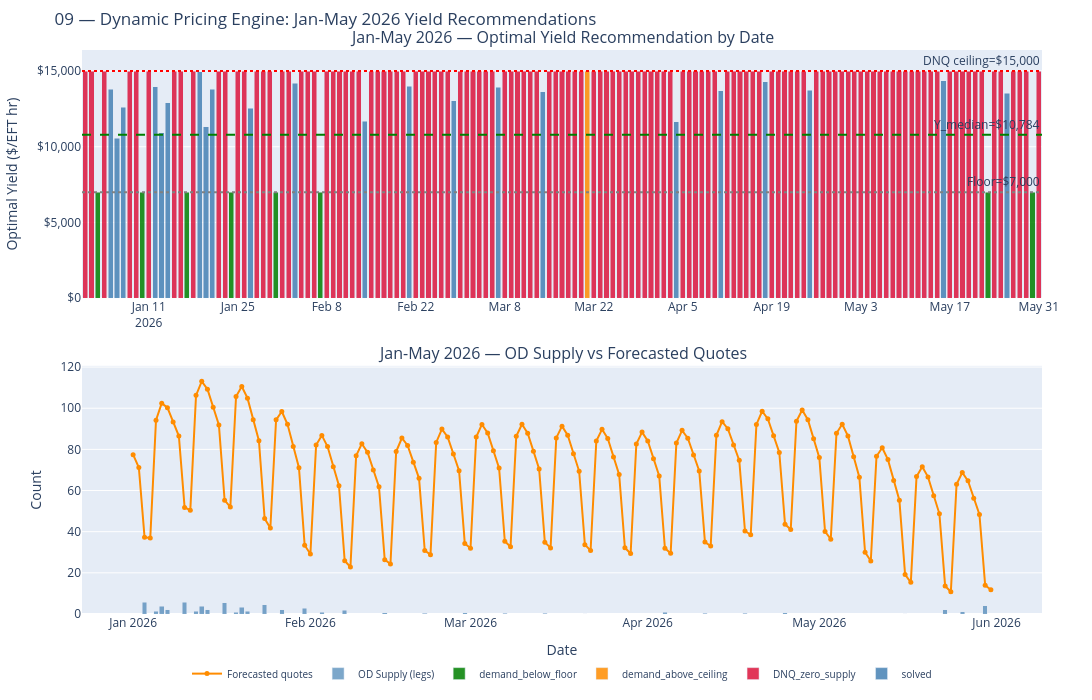

This figure's notebook cell:
### Code cell
df_plot = df_results.to_pandas()
df_plot["date"] = pd.to_datetime(df_plot["date"])

fig = make_subplots(
    rows=2, cols=1,
    subplot_titles=[
        "Jan-May 2026 — Optimal Yield Recommendation by Date",
        "Jan-May 2026 — OD Supply vs Forecasted Quotes"
    ],
    vertical_spacing=0.12
)

# ── Colour-code by solver status ──────────────────────────────────────────
color_map = {
    "solved"              : "steelblue",
    "DNQ_zero_supply"     : "crimson",
    "demand_above_ceiling": "darkorange",
    "demand_below_floor"  : "green"
}

for status, colour in color_map.items():
    mask = df_plot["solver_status"] == status
    if mask.sum() == 0:
        continue
    fig.add_trace(go.Bar(
        x=df_plot.loc[mask, "date"],
        y=df_plot.loc[mask, "optimal_yield"],
        name=status,
        marker_color=colour,
        opacity=0.85
    ), row=1, col=1)

# Reference lines on yield panel
fig.add_hline(y=Y_MEDIAN,      line_dash="dash", line_color="green",
              annotation_text=f"Y_median=${Y_MEDIAN:,}", row=1, col=1)
fig.add_hline(y=YIELD_CEILING, line_dash="dot",  line_color="red",
              annotation_text=f"DNQ ceiling=${YIELD_CEILING:,}", row=1, col=1)
fig.add_hline(y=YIELD_FLOOR,   line_dash="dot",  line_color="grey",
              annotation_text=f"Floor=${YIELD_FLOOR:,}", row=1, col=1)

# ── Supply vs quotes panel ────────────────────────────────────────────────
fig.add_trace(go.Bar(
    x=df_plot["date"], y=df_plot["od_supply"],
    name="OD Supply (legs)", marker_color="steelblue", opacity=0.7
), row=2, col=1)

fig.add_trace(go.Scatter(
    x=df_plot["date"], y=df_plot["forecasted_quotes"],
    mode="lines+markers", name="Forecasted quotes",
    line=dict(color="darkorange", width=2), marker=dict(size=5)
), row=2, col=1)

fig.update_layout(
    width=1200, height=700,
    title="09 — Dynamic Pricing Engine: Jan-May 2026 Yield Recommendations",
    barmode="stack",
    legend=dict(orientation="h", x=0.5, xanchor="center",
                y=-0.08, font=dict(size=10)),
    margin=dict(l=50, r=50, t=50, b=50)
)
fig.update_yaxes(title_text="Optimal Yield ($/EFT hr)", tickformat="$,.0f", row=1, col=1)
fig.update_yaxes(title_text="Count", row=2, col=1)
fig.update_xaxes(title_text="Date", row=2, col=1)

fig.show()
fig.write_html("./09_solver.html")
print("Saved → ./09_solver.html")

### Figure 1 — Plotly figure (JSON) as saved in the notebook; plotly's stock layout.template omitted (floating-point values rounded to 4 significant figures; data arrays with more than 128 entries replaced by an {"elided": "..."} marker saying what was removed)
{"data": [{"marker": {"color": "steelblue"}, "name": "solved", "opacity": 0.85, "type": "bar", "x": ["2026-01-05T00:00:00.000", "2026-01-06T00:00:00.000", "2026-01-07T00:00:00.000", "2026-01-12T00:00:00.000", "2026-01-13T00:00:00.000", "2026-01-14T00:00:00.000", "2026-01-19T00:00:00.000", "2026-01-20T00:00:00.000", "2026-01-21T00:00:00.000", "2026-01-27T00:00:00.000", "2026-02-03T00:00:00.000", "2026-02-14T00:00:00.000", "2026-02-21T00:00:00.000", "2026-02-28T00:00:00.000", "2026-03-07T00:00:00.000", "2026-03-14T00:00:00.000", "2026-04-04T00:00:00.000", "2026-04-11T00:00:00.000", "2026-04-18T00:00:00.000", "2026-04-25T00:00:00.000", "2026-05-16T00:00:00.000", "2026-05-26T00:00:00.000"], "xaxis": "x", "y": [13800.0, 10570.0, 12590.0, 13970.0, 10910.0, 12890.0, 14940.0, 11320.0, 13790.0, 12530.0, 14200.0, 11690.0, 13980.0, 13050.0, 13940.0, 13650.0, 11660.0, 13700.0, 14290.0, 13730.0, 14340.0, 13530.0], "yaxis": "y"}, {"marker": {"color": "crimson"}, "name": "DNQ_zero_supply", "opacity": 0.85, "type": "bar", "x": ["2026-01-01T00:00:00.000", "2026-01-02T00:00:00.000", "2026-01-04T00:00:00.000", "2026-01-08T00:00:00.000", "2026-01-09T00:00:00.000", "2026-01-11T00:00:00.000", "2026-01-15T00:00:00.000", "2026-01-16T00:00:00.000", "2026-01-18T00:00:00.000", "2026-01-22T00:00:00.000", "2026-01-23T00:00:00.000", "2026-01-25T00:00:00.000", "2026-01-26T00:00:00.000", "2026-01-28T00:00:00.000", "2026-01-29T00:00:00.000", "2026-01-30T00:00:00.000", "2026-02-01T00:00:00.000", "2026-02-02T00:00:00.000", "2026-02-04T00:00:00.000", "2026-02-05T00:00:00.000", "2026-02-06T00:00:00.000", "2026-02-08T00:00:00.000", "2026-02-09T00:00:00.000", "2026-02-10T00:00:00.000", "2026-02-11T00:00:00.000", "2026-02-12T00:00:00.000", "2026-02-13T00:00:00.000", "2026-02-15T00:00:00.000", "2026-02-16T00:00:00.000", "2026-02-17T00:00:00.000", "2026-02-18T00:00:00.000", "2026-02-19T00:00:00.000", "2026-02-20T00:00:00.000", "2026-02-22T00:00:00.000", "2026-02-23T00:00:00.000", "2026-02-24T00:00:00.000", "2026-02-25T00:00:00.000", "2026-02-26T00:00:00.000", "2026-02-27T00:00:00.000", "2026-03-01T00:00:00.000", "2026-03-02T00:00:00.000", "2026-03-03T00:00:00.000", "2026-03-04T00:00:00.000", "2026-03-05T00:00:00.000", "2026-03-06T00:00:00.000", "2026-03-08T00:00:00.000", "2026-03-09T00:00:00.000", "2026-03-10T00:00:00.000", "2026-03-11T00:00:00.000", "2026-03-12T00:00:00.000", "2026-03-13T00:00:00.000", "2026-03-15T00:00:00.000", "2026-03-16T00:00:00.000", "2026-03-17T00:00:00.000", "2026-03-18T00:00:00.000", "2026-03-19T00:00:00.000", "2026-03-20T00:00:00.000", "2026-03-22T00:00:00.000", "2026-03-23T00:00:00.000", "2026-03-24T00:00:00.000", "2026-03-25T00:00:00.000", "2026-03-26T00:00:00.000", "2026-03-27T00:00:00.000", "2026-03-28T00:00:00.000", "2026-03-29T00:00:00.000", "2026-03-30T00:00:00.000", "2026-03-31T00:00:00.000", "2026-04-01T00:00:00.000", "2026-04-02T00:00:00.000", "2026-04-03T00:00:00.000", "2026-04-05T00:00:00.000", "2026-04-06T00:00:00.000", "2026-04-07T00:00:00.000", "2026-04-08T00:00:00.000", "2026-04-09T00:00:00.000", "2026-04-10T00:00:00.000", "2026-04-12T00:00:00.000", "2026-04-13T00:00:00.000", "2026-04-14T00:00:00.000", "2026-04-15T00:00:00.000", "2026-04-16T00:00:00.000", "2026-04-17T00:00:00.000", "2026-04-19T00:00:00.000", "2026-04-20T00:00:00.000", "2026-04-21T00:00:00.000", "2026-04-22T00:00:00.000", "2026-04-23T00:00:00.000", "2026-04-24T00:00:00.000", "2026-04-26T00:00:00.000", "2026-04-27T00:00:00.000", "2026-04-28T00:00:00.000", "2026-04-29T00:00:00.000", "2026-04-30T00:00:00.000", "2026-05-01T00:00:00.000", "2026-05-02T00:00:00.000", "2026-05-03T00:00:00.000", "2026-05-04T00:00:00.000", "2026-05-05T00:00:00.000", "2026-05-06T00:00:00.000", "2026-05-07T00:00:00.000", "2026-05-08T00:00:00.000", "2026-05-09T00:00:00.000", "2026-05-10T00:00:00.000", "2026-05-11T00:00:00.000", "2026-05-12T00:00:00.000", "2026-05-13T00:00:00.000", "2026-05-14T00:00:00.000", "2026-05-15T00:00:00.000", "2026-05-17T00:00:00.000", "2026-05-18T00:00:00.000", "2026-05-19T00:00:00.000", "2026-05-20T00:00:00.000", "2026-05-21T00:00:00.000", "2026-05-22T00:00:00.000", "2026-05-24T00:00:00.000", "2026-05-25T00:00:00.000", "2026-05-27T00:00:00.000", "2026-05-28T00:00:00.000", "2026-05-29T00:00:00.000", "2026-05-31T00:00:00.000"], "xaxis": "x", "y": [15000.0, 15000.0, 15000.0, 15000.0, 15000.0, 15000.0, 15000.0, 15000.0, 15000.0, 15000.0, 15000.0, 15000.0, 15000.0, 15000.0, 15000.0, 15000.0, 15000.0, 15000.0, 15000.0, 15000.0, 15000.0, 15000.0, 15000.0, 15000.0, 15000.0, 15000.0, 15000.0, 15000.0, 15000.0, 15000.0, 15000.0, 15000.0, 15000.0, 15000.0, 15000.0, 15000.0, 15000.0, 15000.0, 15000.0, 15000.0, 15000.0, 15000.0, 15000.0, 15000.0, 15000.0, 15000.0, 15000.0, 15000.0, 15000.0, 15000.0, 15000.0, 15000.0, 15000.0, 15000.0, 15000.0, 15000.0, 15000.0, 15000.0, 15000.0, 15000.0, 15000.0, 15000.0, 15000.0, 15000.0, 15000.0, 15000.0, 15000.0, 15000.0, 15000.0, 15000.0, 15000.0, 15000.0, 15000.0, 15000.0, 15000.0, 15000.0, 15000.0, 15000.0, 15000.0, 15000.0, 15000.0, 15000.0, 15000.0, 15000.0, 15000.0, 15000.0, 15000.0, 15000.0, 15000.0, 15000.0, 15000.0, 15000.0, 15000.0, 15000.0, 15000.0, 15000.0, 15000.0, 15000.0, 15000.0, 15000.0, 15000.0, 15000.0, 15000.0, 15000.0, 15000.0, 15000.0, 15000.0, 15000.0, 15000.0, 15000.0, 15000.0, 15000.0, 15000.0, 15000.0, 15000.0, 15000.0, 15000.0, 15000.0, 15000.0, 15000.0], "yaxis": "y"}, {"marker": {"color": "darkorange"}, "name": "demand_above_ceiling", "opacity": 0.85, "type": "bar", "x": ["2026-03-21T00:00:00.000"], "xaxis": "x", "y": [15000.0], "yaxis": "y"}, {"marker": {"color": "green"}, "name": "demand_below_floor", "opacity": 0.85, "type": "bar", "x": ["2026-01-03T00:00:00.000", "2026-01-10T00:00:00.000", "2026-01-17T00:00:00.000", "2026-01-24T00:00:00.000", "2026-01-31T00:00:00.000", "2026-02-07T00:00:00.000", "2026-05-23T00:00:00.000", "2026-05-30T00:00:00.000"], "xaxis": "x", "y": [7000.0, 7000.0, 7000.0, 7000.0, 7000.0, 7000.0, 7000.0, 7000.0], "yaxis": "y"}, {"marker": {"color": "steelblue"}, "name": "OD Supply (legs)", "opacity": 0.7, "type": "bar", "x": {"elided": "151 str values"}, "xaxis": "x2", "y": {"elided": "151 float values"}, "yaxis": "y2"}, {"line": {"color": "darkorange", "width": 2}, "marker": {"size": 5}, "mode": "lines+markers", "name": "Forecasted quotes", "type": "scatter", "x": {"elided": "151 str values"}, "xaxis": "x2", "y": {"elided": "151 float values"}, "yaxis": "y2"}], "layout": {"annotations": [{"font": {"size": 16}, "showarrow": false, "text": "Jan-May 2026 — Optimal Yield Recommendation by Date", "x": 0.5, "xanchor": "center", "xref": "paper", "y": 1, "yanchor": "bottom", "yref": "paper"}, {"font": {"size": 16}, "showarrow": false, "text": "Jan-May 2026 — OD Supply vs Forecasted Quotes", "x": 0.5, "xanchor": "center", "xref": "paper", "y": 0.44, "yanchor": "bottom", "yref": "paper"}, {"showarrow": false, "text": "Y_median=$10,784", "x": 1, "xanchor": "right", "xref": "x domain", "y": 10784, "yanchor": "bottom", "yref": "y"}, {"showarrow": false, "text": "DNQ ceiling=$15,000", "x": 1, "xanchor": "right", "xref": "x domain", "y": 15000, "yanchor": "bottom", "yref": "y"}, {"showarrow": false, "text": "Floor=$7,000", "x": 1, "xanchor": "right", "xref": "x domain", "y": 7000, "yanchor": "bottom", "yref": "y"}], "barmode": "stack", "height": 700, "legend": {"font": {"size": 10}, "orientation": "h", "x": 0.5, "xanchor": "center", "y": -0.08}, "margin": {"b": 50, "l": 50, "r": 50, "t": 50}, "shapes": [{"line": {"color": "green", "dash": "dash"}, "type": "line", "x0": 0, "x1": 1, "xref": "x domain", "y0": 10784, "y1": 10784, "yref": "y"}, {"line": {"color": "red", "dash": "dot"}, "type": "line", "x0": 0, "x1": 1, "xref": "x domain", "y0": 15000, "y1": 15000, "yref": "y"}, {"line": {"color": "grey", "dash": "dot"}, "type": "line", "x0": 0, "x1": 1, "xref": "x domain", "y0": 7000, "y1": 7000, "yref": "y"}], "title": {"text": "09 — Dynamic Pricing Engine: Jan-May 2026 Yield Recommendations"}, "width": 1200, "xaxis": {"anchor": "y", "domain": [0, 1]}, "xaxis2": {"anchor": "y2", "domain": [0, 1], "title": {"text": "Date"}}, "yaxis": {"anchor": "x", "domain": [0.56, 1], "tickformat": "$,.0f", "title": {"text": "Optimal Yield ($/EFT hr)"}}, "yaxis2": {"anchor": "x2", "domain": [0, 0.44], "title": {"text": "Count"}}}}
